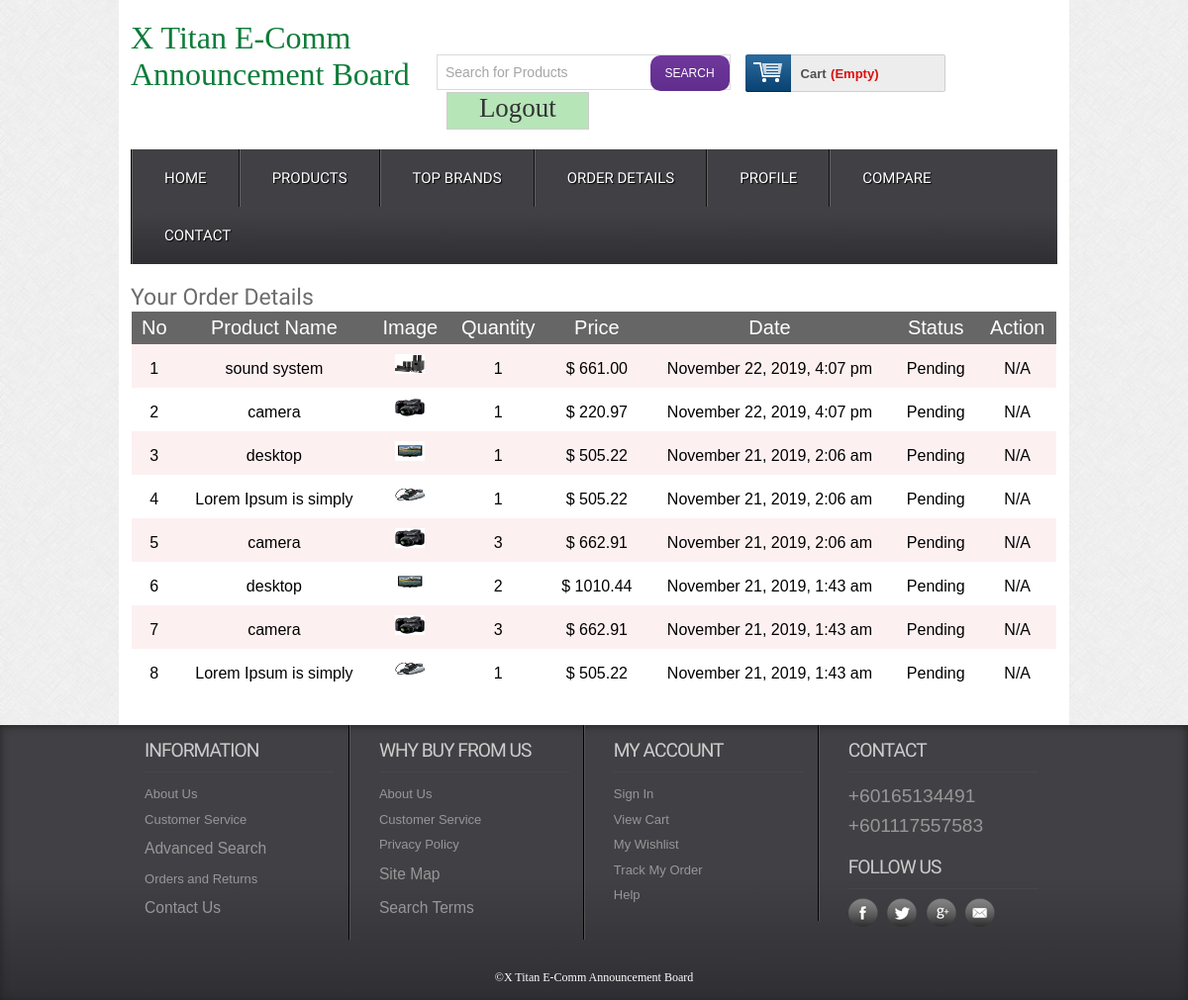
Page /orderdetails.php (signed in) on the committed database.
### tables this page shows
CREATE TABLE `tbl_order` (
  `id` int(11) NOT NULL,
  `cmrId` int(11) NOT NULL,
  `productId` int(11) NOT NULL,
  `productName` varchar(255) NOT NULL,
  `quantity` int(11) NOT NULL,
  `price` float(10,2) NOT NULL,
  `image` varchar(255) NOT NULL,
  `date` datetime NOT NULL DEFAULT CURRENT_TIMESTAMP,
  `status` int(11) NOT NULL DEFAULT '0'
);

### classes/Cart.php (called while the page is built, shortened)
<?php
	$filepath = realpath(dirname(__FILE__));
	include_once ($filepath.'/../lib/Database.php');
	include_once ($filepath.'/../helpers/Format.php');
?>
<?php
	class Cart{
		private $db;
		public function __construct(){
			$this->db = new Database();
		}
		public function getOrderedProduct($cmrId) {
			$query = "SELECT * FROM tbl_order WHERE cmrId = '$cmrId' ORDER BY date DESC ";
			$result = $this->db->select($query);
			return $result;
		}
	}
?>

### lib/Database.php (called while the page is built, shortened)
<?php
Class Database{
	 public $host   = DB_HOST;
	 public $user   = DB_USER;
	 public $pass   = DB_PASS;
	 public $dbname = DB_NAME;
	 public $link;
	private function connectDB(){
		 $this->link = new mysqli($this->host, $this->user, $this->pass, $this->dbname);
	 }
	public function select($query){
		  $result = $this->link->query($query) or die($this->link->error.__LINE__);
		  if($result->num_rows > 0){
			return $result;
		  } else {
			return false;
		  }
	 }
}

### lib/Session.php (called while the page is built, shortened)
<?php
class Session{
	 public static function get($key){
		  if (isset($_SESSION[$key])) {
		   return $_SESSION[$key];
		  } else {
		   return false;
		  }
	 }
}
?>

### helpers/Format.php (called while the page is built, shortened)
<?php
class Format{
	 public function formatDate($date){
	  return date('F j, Y, g:i a', strtotime($date));
	 }
}
?>

### orderdetails.php (the view, shortened to what this page needs)
<?php include 'inc/header.php';?>
 <div class="main">
    <div class="content">
		<div class="section group">
		<div class="order">
			<h2>Your Order Details</h2>
			<table class="tblone">
							<tr>
								<th>No</th>
								<th>Product Name</th>
								<th>Image</th>
								<th>Quantity</th>
								<th>Price</th>
								<th>Date</th>
								<th>Status</th>
								<th>Action</th>
							</tr>
						<?php
							$cmrId = Session::get("cmrId");
							$getOrder = $ct->getOrderedProduct($cmrId);
							if($getOrder) {
								$i = 0;
								while($result = $getOrder->fetch_assoc()) {
									$i++;
						?>
							<tr>
								<td><?php echo $i; ?></td>
								<td><?php echo $result['productName']; ?></td>
								<td><img src="admin/<?php echo $result['image']; ?>" alt=""/></td>
								<td><?php echo $result['quantity']; ?></td>
								<td>$ <?php echo $result['price']; ?></td>
								<td><?php echo $fm->formatDate($result['date']); ?></td>
								<td><?php
										if($result['status'] == '0'){
											echo "Pending";
										}elseif($result['status'] == '1') {
											echo "Shifted";
										}else {
											echo "Ok";
										}
									?>
								</td>
								<?php
									if($result['status'] == '2'){ ?>
										<td><a href="?customerId=<?php echo $cmrId; ?>&price=<?php echo $result['price']; ?>&time=<?php echo $result['date']; ?>">Confirm</a>X</td>
								<?php }elseif($result['status'] == '2') { ?>
									<td>Ok</td>
								<?php }else if($result['status'] == '0') { ?>
									<td>N/A</td>
								<?php } ?>
								</tr>
							<?php } } ?>
						</table>
		</div>
		</div>
    </div>
 </div>
<?php include 'inc/footer.php';?>

### css/style.css (style rules this page uses)
html,body,div,span,applet,object,iframe,h1,h2,h3,h4,h5,h6,p,blockquote,pre,a,abbr,acronym,address,big,cite,code,del,dfn,em,img,ins,kbd,q,s,samp,small,strike,strong,sub,sup,tt,var,b,u,i,dl,dt,dd,ol,nav ul,nav li,fieldset,form,label,legend,table,caption,tbody,tfoot,thead,tr,th,td,article,aside,canvas,details,embed,figure,figcaption,footer,header,hgroup,menu,nav,output,ruby,section,summary,time,mark,audio,video { margin:0;padding:0;border:0;font-size:100%;font:inherit;vertical-align:baseline; }
table { border-collapse:collapse;border-spacing:0; }
img { max-width:100%; }
body { font-family:Arial, Helvetica, sans-serif; background:url(../images/body_bg3.jpg); }
.section { clear: both; padding: 0px; margin: 0px; }
.group:before, .group:after { content:""; display:table; }
.group:after { clear:both; }
.group { zoom:1; }
.content { padding:20px 0; background:#FFF; }
.content h2 { font-size:23px; color:#6C6C6C; font-family: 'Monda', sans-serif; }
.tblone { border: 1px solid #fff; margin-bottom: 12px; width: 100%; }
.tblone th { background: #666 none repeat scroll 0 0; color: #fff; font-size: 20px; padding: 5px 8px; text-align: center; }
.tblone td { padding:10px;text-align:center; }
table.tblone tr:nth-child(2n+1) { background:#fff;height:30px; }
table.tblone tr:nth-child(2n) { background:#fdf0f1;height:30px; }
table.tblone img { height: 20px; width: 30px; }

### rows in the picture
tbl_order: productName "sound system", image (picture), quantity "1", price "661.00", date "November 22, 2019, 4:07 pm", status "Pending"
tbl_order: productName "camera", image (picture), quantity "1", price "220.97", date "November 22, 2019, 4:07 pm", status "Pending"
tbl_order: productName "desktop", image (picture), quantity "1", price "505.22", date "November 21, 2019, 2:06 am", status "Pending"
tbl_order: productName "Lorem Ipsum is simply", image (picture), quantity "1", price "505.22", date "November 21, 2019, 2:06 am", status "Pending"
tbl_order: productName "camera", image (picture), quantity "3", price "662.91", date "November 21, 2019, 2:06 am", status "Pending"
tbl_order: productName "desktop", image (picture), quantity "2", price "1010.44", date "November 21, 2019, 1:43 am", status "Pending"
tbl_order: productName "camera", image (picture), quantity "3", price "662.91", date "November 21, 2019, 1:43 am", status "Pending"
tbl_order: productName "Lorem Ipsum is simply", image (picture), quantity "1", price "505.22", date "November 21, 2019, 1:43 am", status "Pending"
